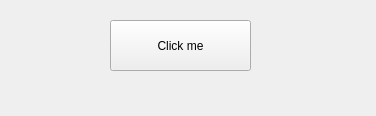
<?xml version="1.0" encoding="UTF-8"?>
<ui version="4.0">
 <class>Widget</class>
 <widget class="QWidget" name="Widget">
  <property name="geometry">
   <rect>
    <x>0</x>
    <y>0</y>
    <width>376</width>
    <height>116</height>
   </rect>
  </property>
  <property name="windowTitle">
   <string>Widget</string>
  </property>
  <widget class="QPushButton" name="pushButton">
   <property name="geometry">
    <rect>
     <x>110</x>
     <y>20</y>
     <width>141</width>
     <height>51</height>
    </rect>
   </property>
   <property name="text">
    <string>Click me</string>
   </property>
  </widget>
 </widget>
 <resources/>
 <connections/>
</ui>
